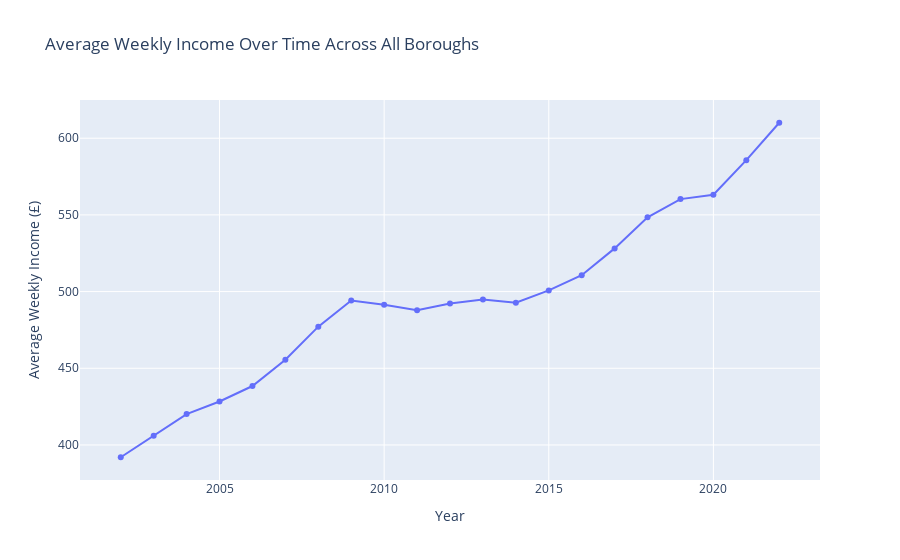

Source (notebook cell):
### Markdown cell above
# Check!!!!!!!!!!!!!!!!!!!!!!

### Code cell
# Drop 'area_id' column and rows with any NaN values
income_data = income_data_2002_2022.drop(columns=['area_id']).dropna()
# Dropping rops the 'Area Name' column
year_columns = income_data.columns[1:] 
# Convert year columns to float
income_data[year_columns] = income_data[year_columns].apply(pd.to_numeric, errors='coerce')
# Compute the average income for each year across all boroughs
average_income_by_year = income_data[year_columns].mean()
# Initialize a figure
fig = go.Figure()
# Add a trace for the average income
fig.add_trace(
    go.Scatter(
        x=year_columns,
        y=average_income_by_year,
        mode='lines+markers',
        name='Average Income'
    )
)
# Update layout
fig.update_layout(
    title='Average Weekly Income Over Time Across All Boroughs',
    xaxis_title='Year',
    yaxis_title='Average Weekly Income (£)',
    xaxis=dict(showgrid=False),
    yaxis=dict(showgrid=False),
    hovermode='closest'
)

fig.update_xaxes(showgrid=True, gridwidth=1)
fig.update_yaxes(showgrid=True, gridwidth=1)
fig.show()

### Figure 1 — Plotly figure (JSON) as saved in the notebook; plotly's stock layout.template omitted (floating-point values rounded to 4 significant figures)
{"data": [{"mode": "lines+markers", "name": "Average Income", "type": "scatter", "x": [2002, 2003, 2004, 2005, 2006, 2007, 2008, 2009, 2010, 2011, 2012, 2013, 2014, 2015, 2016, 2017, 2018, 2019, 2020, 2021, 2022], "y": [392.0, 406.0, 420.1, 428.3, 438.4, 455.5, 477.1, 494.1, 491.4, 487.9, 492.3, 494.8, 492.7, 500.8, 510.7, 528.2, 548.5, 560.3, 563.1, 585.7, 610.1]}], "layout": {"hovermode": "closest", "title": {"text": "Average Weekly Income Over Time Across All Boroughs"}, "xaxis": {"gridwidth": 1, "showgrid": true, "title": {"text": "Year"}}, "yaxis": {"gridwidth": 1, "showgrid": true, "title": {"text": "Average Weekly Income (£)"}}}}
